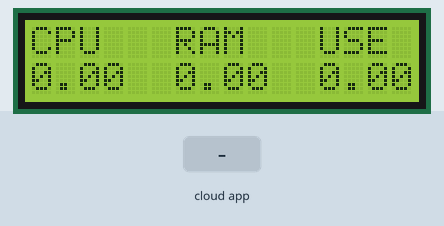
Simulated run of this sketch. Board: ESP32. On the bench: 16×2 character LCD. Inputs (shaded band) come from the test bench. WiFi joins after 1.5 s; servers stay silent unless stated; the Firebase database answers and starts empty; what the sketch prints to the serial monitor is not drawn.

Above: at 3.7 s.
3.8 s: the phone or cloud app sets cpu to 25
At 5.3 s:
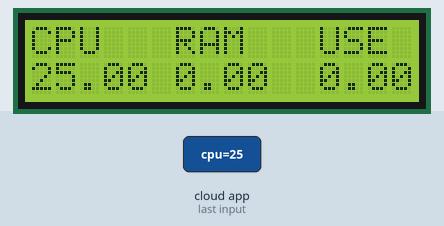
5.9 s: the phone or cloud app sets ram to 25
At 7.5 s:
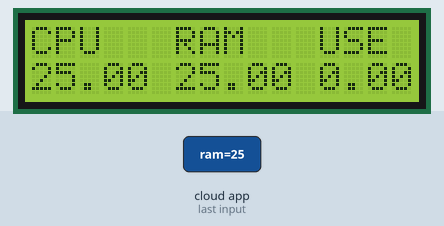
7.8 s: the phone or cloud app sets ram2 to 25
At 8.6 s:
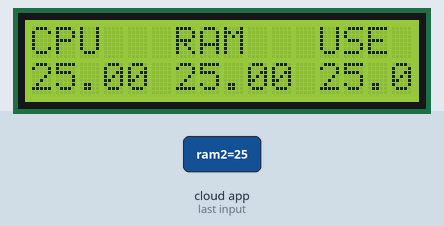
9.7 s: the phone or cloud app sets cpu to 50
At 11.0 s:
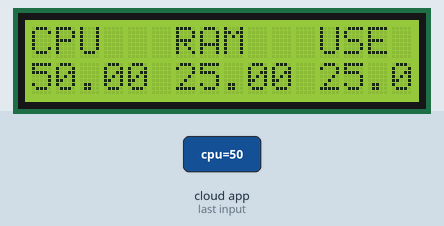
11.7 s: the phone or cloud app sets ram to 50
At 13.3 s:
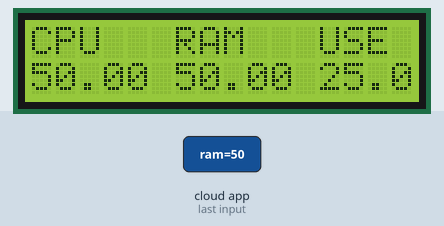
13.6 s: the phone or cloud app sets ram2 to 50
At 14.6 s:
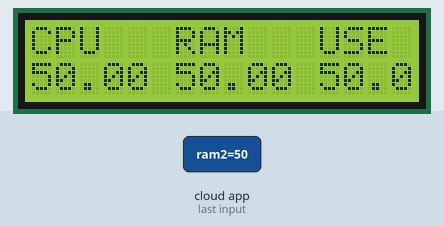
Timing chart, 0 to 16.5 s (numbered marks = the images above; inputs shaded):
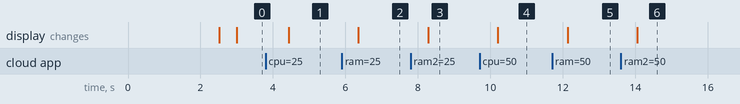

The sketch:

RTDB_System_usage_monitor.ino
```cpp
#include <WiFi.h>
#include <FirebaseESP32.h>
#include <LiquidCrystal_I2C.h>

// Firebase database credentials
#define FIREBASE_HOST "db-url"
#define FIREBASE_AUTH "database-secret"

// WiFi credentials
#define WIFI_SSID "poco"
#define WIFI_PASSWORD "123456789"

// Firebase database object
FirebaseData firebaseData;

// LCD object
LiquidCrystal_I2C lcd(0x3F,16,2);

void setup() {
  Serial.begin(9600);

  // Connect to WiFi
  WiFi.begin(WIFI_SSID, WIFI_PASSWORD);
  while (WiFi.status() != WL_CONNECTED) {
    delay(1000);
    Serial.println("Connecting to WiFi...");
  }
  Serial.println("Connected to WiFi!");

  // Initialize Firebase
  Firebase.begin(FIREBASE_HOST, FIREBASE_AUTH);

  // Set float values to Firebase database
  Firebase.setFloat(firebaseData, "/data/cpu", 0.00);
  Firebase.setFloat(firebaseData, "/data/ram", 0.00);
  Firebase.setFloat(firebaseData, "/data/ram2", 0.00);

  lcd.init();
  lcd.clear();
  lcd.backlight();
}

void loop() {
  // Read float values from Firebase database
//  float cpu = Firebase.getFloat(firebaseData, "/data/cpu");
//  float ram = Firebase.getFloat(firebaseData, "/data/ram");
//  float used_ram = Firebase.getFloat(firebaseData, "/data/ram2");

  String cpu = (Firebase.getFloat(firebaseData, F("/data/cpu")) ? String(firebaseData.to<float>()).c_str() : firebaseData.errorReason().c_str());
  String ram = (Firebase.getFloat(firebaseData, F("/data/ram")) ? String(firebaseData.to<float>()).c_str() : firebaseData.errorReason().c_str());
  String used_ram = (Firebase.getFloat(firebaseData, F("/data/ram2")) ? String(firebaseData.to<float>()).c_str() : firebaseData.errorReason().c_str());


  // Print float values
  Serial.print("CPU usage : ");
  Serial.println(cpu);
  Serial.print("RAM usage : ");
  Serial.println(ram);
  Serial.print("Used RAM (GB) : ");
  Serial.println(used_ram);

  lcd.clear();
  lcd.setCursor(0,0);
  lcd.print("CPU");
  lcd.setCursor(6,0);
  lcd.print("RAM");
  lcd.setCursor(12,0);
  lcd.print("USE");
  lcd.setCursor(0,1);
  lcd.print(cpu);
  lcd.setCursor(6,1);
  lcd.print(ram);
  lcd.setCursor(12,1);
  lcd.print(used_ram);

  delay(1);
}
```

Measured:
- after the input at 3.8 s, the display: changes after 0.63 s (image 1)
- after the input at 5.9 s, the display: changes after 0.45 s (image 2)
- after the input at 7.8 s, the display: changes after 0.48 s (image 3)
- after the input at 9.7 s, the display: changes after 0.50 s (image 4)
- after the input at 11.7 s, the display: changes after 0.43 s (image 5)
- after the input at 13.6 s, the display: changes after 0.46 s (image 6)
